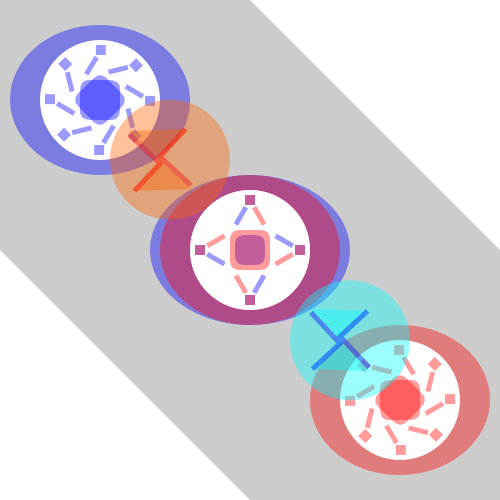
Frame 1 (no input)
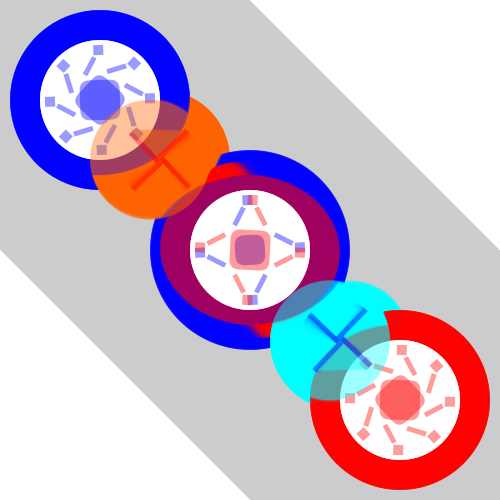
Frame 60 (the mouse pressed at the canvas centre just before this capture)
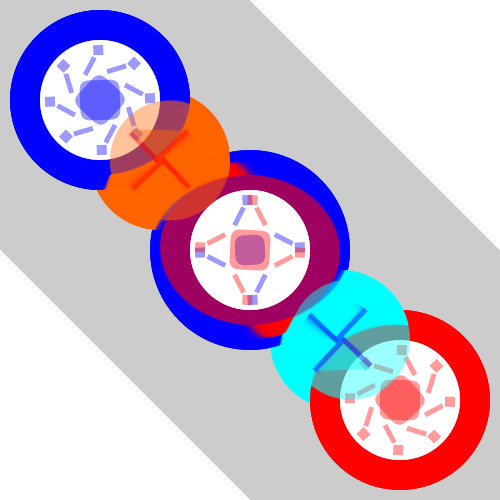
Frame 120 (the mouse held since frame 60 and released just before this capture)

The Processing sketch that drew these frames (run headless with seeded random() and noise(); from frame 60 on, the mouse is pressed at the canvas centre):

// Processing sketch: RotationTest
// ── RotationTest.pde
//Jacob Schwartz 12/31/18
// rotation test

int t = 0, r = 0, l = 0;
void setup() {
  size( 500, 500);
}

void draw() {
  noStroke();
  //background(255);
  fill(255);
  triangle(0, height/2, width/2, height, 0, height);
  triangle(width, height/2, width/2, 0, width, 0);

  rectMode(CENTER);
  translate(width/2, height/2);

  turn();
  turn2();
  turn3();
}

void turn() {

  resetMatrix();
  translate(width/2, height/2);

  pushMatrix();
  fill(0, 0, 255, 100);
  rotate(radians(r));
  ellipse(0, 0, 200, 150);
  popMatrix();

  fill(255);
  ellipse(0, 0, 120, 120);

  pushMatrix();
  fill(255, 0, 0, 100);
  rotate(radians(l)); 
  ellipse(0, 0, 180, 150);
  popMatrix();

  fill(255);
  ellipse(0, 0, 120, 120);

  //turn right 

  pushMatrix();
  fill(0, 0, 255, 100);
  rotate(radians(r));

  rect(0, 0, 30, 30, 10);

  rect(0, 50, 10, 10);
  rect(0, -50, 10, 10);
  rect(50, 0, 10, 10);
  rect(-50, 0, 10, 10);

  rotate(radians(-60));
  rect(25, 25, 5, 20);
  rect(-25, 25, 20, 5);
  rect(25, -25, 20, 5);
  rect(-25, -25, 5, 20);
  rotate(radians(60));

  r += 1;
  popMatrix();

  // turn left

  pushMatrix();
  fill(255, 0, 0, 100);
  rotate(radians(l)); 

  rect(0, 0, 40, 40, 10);

  rect(0, 50, 10, 10);
  rect(0, -50, 10, 10);
  rect(50, 0, 10, 10);
  rect(-50, 0, 10, 10);

  rotate(radians(60));
  rect(25, 25, 20, 5);
  rect(-25, 25, 5, 20);
  rect(25, -25, 5, 20);
  rect(-25, -25, 20, 5);
  rotate(radians(-60));

  l -= 1;
  popMatrix();
}

void turn2() {

  translate(-150, -150);

  pushMatrix();
  fill(0, 0, 255, 100);
  rotate(radians(r));
  ellipse(0, 0, 180, 150);
  popMatrix();

  fill(255);
  ellipse(0, 0, 120, 120);

  translate(300, 300);

  pushMatrix();
  fill(255, 0, 0, 100);
  rotate(radians(l)); 
  ellipse(0, 0, 180, 150);
  popMatrix();

  fill(255);
  ellipse(0, 0, 120, 120);

  //turn right 

  translate(-300, -300);

  pushMatrix();
  fill(0, 0, 255, 100);
  rotate(radians(r));

  rect(0, 0, 40, 40, 10);

  rect(0, 50, 10, 10);
  rect(0, -50, 10, 10);
  rect(50, 0, 10, 10);
  rect(-50, 0, 10, 10);

  rotate(radians(-60));
  rect(25, 25, 5, 20);
  rect(-25, 25, 20, 5);
  rect(25, -25, 20, 5);
  rect(-25, -25, 5, 20);
  rotate(radians(60));

  rotate(radians(45));

  rect(0, 0, 40, 40, 10);

  rect(0, 50, 10, 10);
  rect(0, -50, 10, 10);
  rect(50, 0, 10, 10);
  rect(-50, 0, 10, 10);

  rotate(radians(-60));
  rect(25, 25, 5, 20);
  rect(-25, 25, 20, 5);
  rect(25, -25, 20, 5);
  rect(-25, -25, 5, 20);
  rotate(radians(60));

  r += 1;
  popMatrix();

  // turn left

  translate(300, 300);

  pushMatrix();
  fill(255, 0, 0, 100);
  rotate(radians(l)); 

  rect(0, 0, 40, 40, 10);

  rect(0, 50, 10, 10);
  rect(0, -50, 10, 10);
  rect(50, 0, 10, 10);
  rect(-50, 0, 10, 10);

  rotate(radians(60));
  rect(25, 25, 20, 5);
  rect(-25, 25, 5, 20);
  rect(25, -25, 5, 20);
  rect(-25, -25, 20, 5);
  rotate(radians(-60));

  rotate(radians(45));

  rect(0, 0, 40, 40, 10);

  rect(0, 50, 10, 10);
  rect(0, -50, 10, 10);
  rect(50, 0, 10, 10);
  rect(-50, 0, 10, 10);

  rotate(radians(60));
  rect(25, 25, 20, 5);
  rect(-25, 25, 5, 20);
  rect(25, -25, 5, 20);
  rect(-25, -25, 20, 5);
  rotate(radians(-60));

  l -= 1;
  popMatrix();
}

void turn3() {

  resetMatrix();
  translate(width/2, height/2);

  translate(90, 90);

  pushMatrix();
  fill(0, 255, 255, 100);
  rotate(radians(r));
  ellipse(10, 0, 120, 120);
  triangle(30, -30, -30, -30, 0, 0);
  triangle(-30, 30, 30, 30, 0, 0);
  popMatrix();

  translate(-180, -180);

  pushMatrix();
  fill(255, 100, 0, 100);
  rotate(radians(l)); 
  ellipse(10, 0, 120, 120);
  triangle(30, -30, -30, -30, 0, 0);
  triangle(-30, 30, 30, 30, 0, 0);
  popMatrix();

  //turn right 

  translate(180, 180);

  pushMatrix();
  fill(0, 0, 255, 100);
  rotate(radians(r));

  //rect(0, 20, 10, 30);
  //rect(0, -20, 10, 30);
  //rect(20, 0, 30, 10);
  //rect(-20, 0, 30, 10);

  rectMode(LEFT);
  rotate(radians(45));
  rect(0, 0, 5, 40);
  rotate(radians(90));
  rect(0, 0, 5, 40);
  rotate(radians(90));
  rect(0, 0, 5, 40);
  rotate(radians(90));
  rect(0, 0, 5, 40);
  //rotate(radians(360));
  rectMode(CENTER);

  r += 1;
  popMatrix();

  // turn left

  translate(-180, -180);

  pushMatrix();
  fill(255, 0, 0, 100);
  rotate(radians(l)); 

  // rect(0, 20, 10, 30);
  //rect(0, -20, 10, 30);
  //rect(20, 0, 30, 10);
  //rect(-20, 0, 30, 10);

  rectMode(LEFT);
  rotate(radians(45));
  rect(0, 0, 5, 40);
  rotate(radians(90));
  rect(0, 0, 5, 40);
  rotate(radians(90));
  rect(0, 0, 5, 40);
  rotate(radians(90));
  rect(0, 0, 5, 40);
  //rotate(radians(360));
  rectMode(CENTER);

  l -= 1;
  popMatrix();
}

void keyPressed() {
  if (key == CODED) {
    if (keyCode == RIGHT) {
      r += 5;
      l -= 3;
    }
    if (keyCode == LEFT) {
      l -= 5;
      r += 3;
    }
  }
}

//void mousePressed() {
//  if (mousePressed) {
//    t += 45;
//  }
//}
